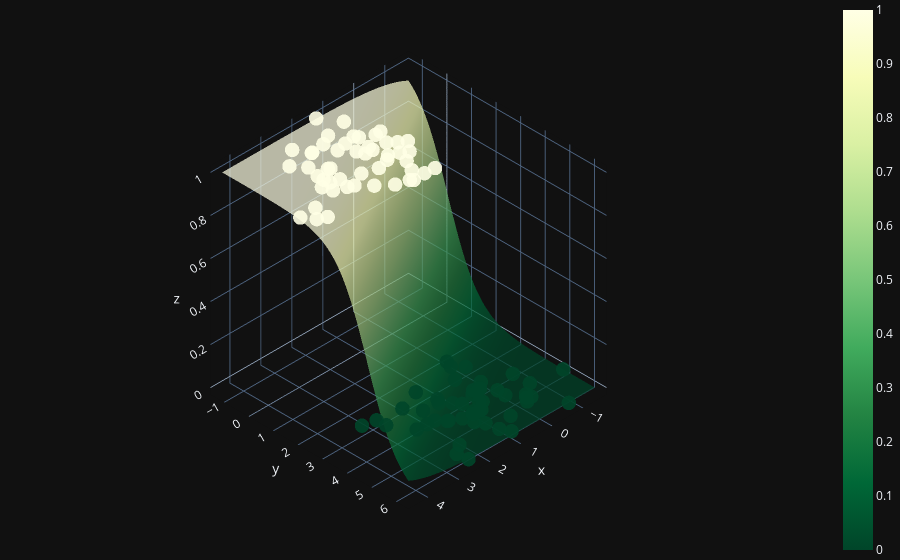

Here is the notebook cell this chart was saved with:
### Code cell
X0 = np.linspace(X[:, 0].min(), X[:, 0].max(), 100)
X1 = np.linspace(X[:, 1].min(), X[:, 1].max(), 100)
xx0, xx1 = np.meshgrid(X0, X1)
Z = W[0] * xx0 + W[1] * xx1 + b
A = 1 / (1 + np.exp(-Z))

fig = (go.Figure(data=[go.Surface(z=A, x=xx0, y=xx1, colorscale='YlGn', opacity = 0.7, reversescale=True)]))

fig.add_scatter3d(x=X[:, 0].flatten(), y=X[:, 1].flatten(), z=y.flatten(), mode='markers', marker=dict(size=5, color=y.flatten(), colorscale='YlGn', opacity = 0.9, reversescale=True))


fig.update_layout(template= "plotly_dark", margin=dict(l=0, r=0, b=0, t=0))
fig.layout.scene.camera.projection.type = "orthographic"
fig.show()

### Figure 1 — Plotly figure (JSON) as saved in the notebook; plotly's stock layout.template omitted (floating-point values rounded to 4 significant figures; data arrays with more than 128 entries replaced by an {"elided": "..."} marker saying what was removed)
{"data": [{"colorscale": [[0, "rgb(255,255,229)"], [0.125, "rgb(247,252,185)"], [0.25, "rgb(217,240,163)"], [0.375, "rgb(173,221,142)"], [0.5, "rgb(120,198,121)"], [0.625, "rgb(65,171,93)"], [0.75, "rgb(35,132,67)"], [0.875, "rgb(0,104,55)"], [1, "rgb(0,69,41)"]], "opacity": 0.7, "reversescale": true, "type": "surface", "x": {"elided": "100x100 float values"}, "y": {"elided": "100x100 float values"}, "z": {"elided": "100x100 float values"}}, {"marker": {"color": [1, 1, 0, 0, 1, 0, 0, 1, 0, 1, 0, 1, 0, 0, 1, 1, 1, 0, 1, 1, 0, 0, 1, 0, 1, 0, 1, 0, 0, 1, 1, 0, 1, 1, 1, 0, 1, 1, 0, 1, 0, 0, 0, 0, 1, 1, 1, 1, 0, 0, 1, 1, 0, 0, 0, 0, 0, 1, 1, 1, 1, 0, 0, 1, 0, 1, 0, 0, 1, 0, 0, 1, 1, 0, 0, 0, 1, 1, 0, 0, 1, 0, 0, 0, 0, 0, 1, 0, 1, 1, 1, 1, 1, 1, 0, 0, 1, 1, 0, 1], "colorscale": [[0, "rgb(255,255,229)"], [0.125, "rgb(247,252,185)"], [0.25, "rgb(217,240,163)"], [0.375, "rgb(173,221,142)"], [0.5, "rgb(120,198,121)"], [0.625, "rgb(65,171,93)"], [0.75, "rgb(35,132,67)"], [0.875, "rgb(0,104,55)"], [1, "rgb(0,69,41)"]], "opacity": 0.9, "reversescale": true, "size": 5}, "mode": "markers", "type": "scatter3d", "x": [4.219, 0.9078, -0.2765, 0.08848, 3.243, 1.442, 1.022, 3.978, 0.5889, 1.252, 0.6284, 1.686, 1.185, 0.06897, 1.787, 4.438, 3.182, 0.3038, 0.7394, 1.285, 1.131, 0.6647, 1.316, -0.1889, 2.579, 0.8731, 1.311, 0.9868, 1.42, 2.354, 2.432, 1.043, 0.9509, 2.451, 1.62, 2.155, 1.381, 1.987, 2.116, 0.564, -0.07228, 2.509, -0.73, 1.379, 0.8821, 2.222, 2.016, 1.701, -0.6539, 0.5731, 1.957, 0.7624, 2.465, 1.333, 3.246, 1.103, 2.859, 1.6, 2.976, 2.68, 1.419, 1.926, -0.09448, 2.728, 1.12, 1.557, 0.1055, 2.844, 3.155, 1.841, 1.289, 1.642, 3.923, 1.705, 0.1631, 0.3419, 1.021, 2.669, 0.4666, 0.9481, 1.194, 1.154, -0.2942, 1.737, 0.4655, 0.0808, 3.003, 2.207, 1.361, 2.632, 2.827, 2.912, 1.142, 1.055, 2.47, -1.577, 1.412, 3.005, -0.6376, 0.8298], "y": [2.234, 0.4598, 5.081, 2.323, 1.215, 2.768, 4.117, 2.378, 4.001, 0.2081, 4.46, 0.6583, 5.28, 4.356, 1.7, 1.842, -0.1823, 3.944, 0.4361, 1.437, 4.682, 4.36, 2.441, 5.205, 0.7261, 4.714, 0.07123, 6.09, 4.637, 2.224, -0.2017, 4.606, 0.9498, -0.1954, 2.747, 4.124, 0.9295, 2.611, 3.069, 1.337, 2.884, 5.773, 6.255, 3.619, 2.841, 1.533, -0.2704, -0.4773, 4.767, 5.526, 0.2342, 1.165, 6.2, 5.01, 2.849, 4.706, 2.956, 0.9151, 1.216, -0.7044, 1.574, 4.152, 5.358, 1.305, 5.758, 2.827, 3.725, 3.327, 1.553, 3.562, 3.45, 0.1502, 1.804, 4.433, 2.578, 3.941, 1.579, 1.82, 3.866, 4.732, 2.808, 3.902, 5.273, 4.425, 3.123, 4.691, 0.7427, 5.506, 0.748, 0.6894, 1.721, 0.2466, 2.015, -0.6471, 4.099, 4.957, -1.326, 0.9852, 4.091, 1.742], "z": [1, 1, 0, 0, 1, 0, 0, 1, 0, 1, 0, 1, 0, 0, 1, 1, 1, 0, 1, 1, 0, 0, 1, 0, 1, 0, 1, 0, 0, 1, 1, 0, 1, 1, 1, 0, 1, 1, 0, 1, 0, 0, 0, 0, 1, 1, 1, 1, 0, 0, 1, 1, 0, 0, 0, 0, 0, 1, 1, 1, 1, 0, 0, 1, 0, 1, 0, 0, 1, 0, 0, 1, 1, 0, 0, 0, 1, 1, 0, 0, 1, 0, 0, 0, 0, 0, 1, 0, 1, 1, 1, 1, 1, 1, 0, 0, 1, 1, 0, 1]}], "layout": {"margin": {"b": 0, "l": 0, "r": 0, "t": 0}, "scene": {"camera": {"projection": {"type": "orthographic"}}}}}
